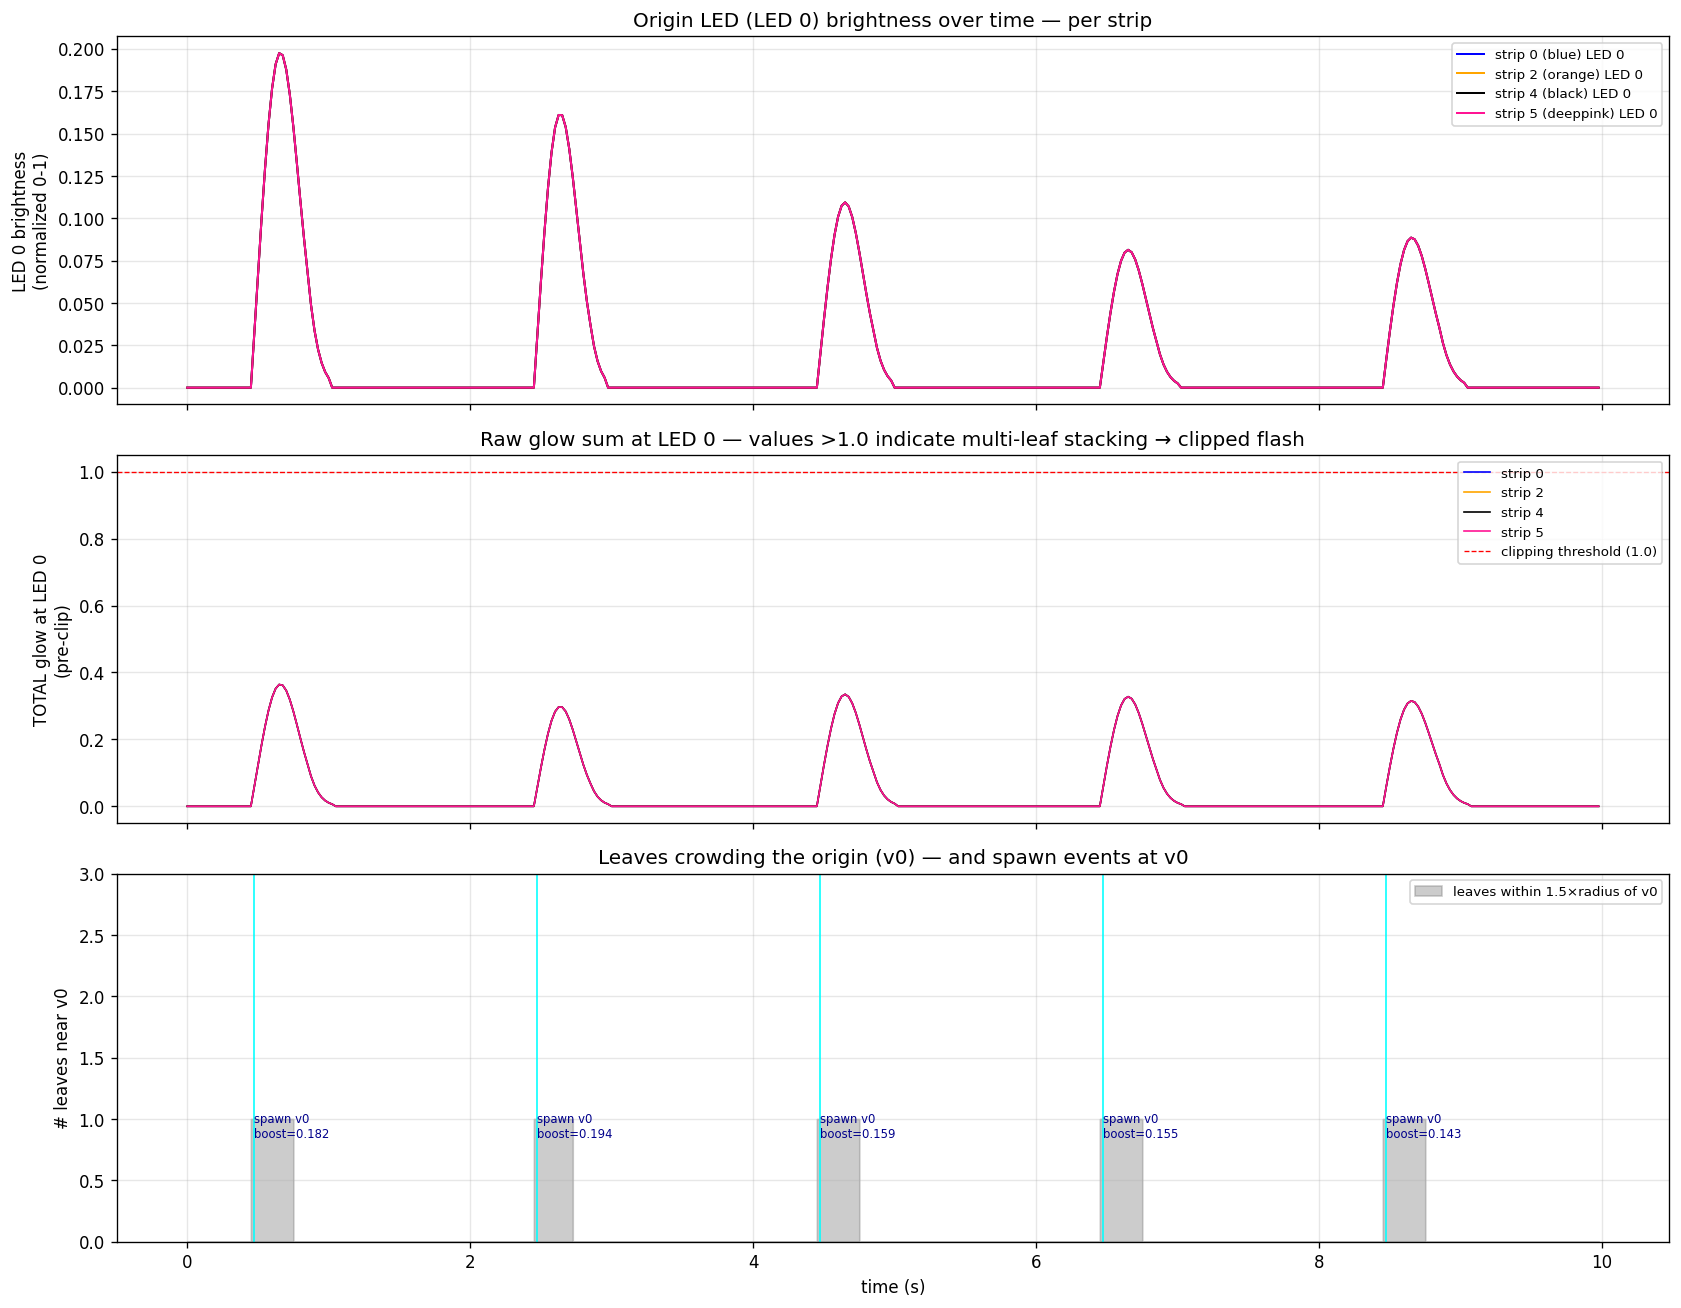

This figure's Python source:
#!/usr/bin/env python3
"""v3: investigate flashes near origin (vertex 0).

Reuses v2 sim, adds origin-specific diagnostics:
  - per-frame brightness at LED 0 on every strip (all strips start at v0)
  - sudden brightness spikes (jump >50% then drop back)
  - leaf count within glow radius of v0
  - boost magnitude vs steady-state velocity
"""
import math, random
import numpy as np
import matplotlib
matplotlib.use('Agg')
import matplotlib.pyplot as plt

OUT_DIR = '/Users/sethdrew/Documents/projects/led/festicorn/topo-tester'

VERTICES = [
    (0.00, 0.50), (0.25, 0.85), (0.50, 0.95), (0.78, 0.80),
    (0.95, 0.50), (0.55, 0.10), (0.25, 0.15),
]
STRIP_PATHS = {
    0: [(0.00,0.50), (0.25,0.15), (0.50,0.95), (0.95,0.50)],
    2: [(0.00,0.50), (0.25,0.85), (0.55,0.10), (0.72,0.70)],
    4: [(0.00,0.50), (0.78,0.80), (0.55,0.10), (0.40,0.12)],
    5: [(0.00,0.50), (0.95,0.50), (0.25,0.85)],
}
STRIP_COLORS = {0:'blue', 2:'orange', 4:'black', 5:'deeppink'}
ACTIVE_STRIPS = [0,2,4,5]
LEDS_PER_STRIP = 100

def interpolate_path(waypoints, n):
    cum=[0.0]
    for i in range(1,len(waypoints)):
        dx=waypoints[i][0]-waypoints[i-1][0]; dy=waypoints[i][1]-waypoints[i-1][1]
        cum.append(cum[-1]+math.sqrt(dx*dx+dy*dy))
    total=cum[-1]; pts=[]
    for i in range(n):
        t=i/(n-1); dist=t*total; seg=0
        for w in range(1,len(waypoints)):
            if dist<=cum[w] or w==len(waypoints)-1: seg=w-1; break
        sl=cum[seg+1]-cum[seg]
        frac=(dist-cum[seg])/sl if sl>1e-6 else 0.0
        frac=min(frac,1.0)
        x=waypoints[seg][0]+frac*(waypoints[seg+1][0]-waypoints[seg][0])
        y=waypoints[seg][1]+frac*(waypoints[seg+1][1]-waypoints[seg][1])
        pts.append((x,y))
    return pts
LED_POS = {s: np.array(interpolate_path(STRIP_PATHS[s], LEDS_PER_STRIP)) for s in ACTIVE_STRIPS}

LW_MAX_LEAVES=10; LW_GLOW_RADIUS=0.08
LW_GLOW_SQ2=2.0*LW_GLOW_RADIUS*LW_GLOW_RADIUS
LW_WIND_SPEED=0.35; LW_SPAWN_INTERVAL=0.5; LW_FADE_IN=0.4
LW_DAMPING=0.85; LW_TURBULENCE=0.3
LW_BOOST_SPEED=0.25; LW_BOOST_TC=1.5
LW_WIND_ANGLE=-45.0*math.pi/180.0
LW_SPAWN_VERTS=[0,1,4,5]
LW_PALETTE=[(255,140,20),(240,100,10),(220,60,5),(200,40,10),
            (180,30,5),(255,180,40),(160,25,5)]
WIND_DX=math.cos(LW_WIND_ANGLE); WIND_DY=math.sin(LW_WIND_ANGLE)

def lw_noise_1d(pos,t,seed):
    return (math.sin(pos*0.4+t*0.3+seed*7.3)*math.cos(pos*0.17-t*0.19+seed*3.1)
          + math.sin(pos*0.09+t*0.13+seed*1.7)*0.5)/1.5

class Leaf:
    __slots__=('x','y','vx','vy','bx','by','age','brightness',
               'r','g','b','active','id','spawn_vert','spawn_frame','die_frame',
               'spawn_speed','spawn_boost_mag')
    def __init__(self): self.active=False

random.seed(42)
def esp_random(): return random.randint(0,2**32-1)

leaves=[Leaf() for _ in range(LW_MAX_LEAVES)]
next_leaf_id=[0]; next_spawn_vert=[0]
spawned=[]
spawn_events=[]  # (frame, leaf_id, vert, boost_mag)

def spawn_leaf(frame):
    for lf in leaves:
        if lf.active: continue
        lf.active=True
        lf.id=next_leaf_id[0]; next_leaf_id[0]+=1
        vi=LW_SPAWN_VERTS[next_spawn_vert[0]]
        next_spawn_vert[0]=(next_spawn_vert[0]+1)%len(LW_SPAWN_VERTS)
        lf.spawn_vert=vi
        lf.x=VERTICES[vi][0]+((esp_random()%100)-50)/2000.0
        lf.y=VERTICES[vi][1]+((esp_random()%100)-50)/2000.0
        boost_mag=LW_BOOST_SPEED*(0.5+(esp_random()%100)/200.0)
        lf.bx=WIND_DX*boost_mag; lf.by=WIND_DY*boost_mag
        lf.vx=0.0; lf.vy=0.0; lf.age=0.0; lf.brightness=0.0
        ci=esp_random()%len(LW_PALETTE)
        lf.r,lf.g,lf.b=LW_PALETTE[ci]
        lf.spawn_frame=frame; lf.die_frame=None
        lf.spawn_boost_mag=boost_mag
        spawned.append({'id':lf.id,'vert':vi,'frame':frame,'boost_mag':boost_mag,
                        'leaf':lf, 'spawn_pos':(lf.x,lf.y)})
        spawn_events.append((frame, lf.id, vi, boost_mag))
        return

FPS=40; DT=0.025; DURATION=10.0
N_FRAMES=int(DURATION/DT); GLOBAL_SPEED=1.0
lw_time=0.0; lw_spawn_timer=0.0

# Per-frame brightness at LED 0 of each strip (the v0-anchored LED)
origin_led_brightness = {s: np.zeros(N_FRAMES) for s in ACTIVE_STRIPS}
origin_led_total_glow = {s: np.zeros(N_FRAMES) for s in ACTIVE_STRIPS}
leaves_near_v0_count = np.zeros(N_FRAMES, dtype=int)
leaf_velocities = {}  # leaf_id -> list of (frame, |v|, |v+b|)

V0 = VERTICES[0]

def render_frame(f):
    global lw_time, lw_spawn_timer
    dt=min(DT,0.1); spd=GLOBAL_SPEED
    lw_time+=dt*spd; lw_spawn_timer+=dt*spd
    interval=LW_SPAWN_INTERVAL/max(spd,0.1)
    while lw_spawn_timer>=interval:
        lw_spawn_timer-=interval; spawn_leaf(f)
    boost_decay=math.exp(-dt/LW_BOOST_TC)
    for i,lf in enumerate(leaves):
        if not lf.active: continue
        noise=lw_noise_1d(lf.x*5.0+lf.y*3.0, lw_time, i)
        speed_mult=max(0.1, 1.0+noise*LW_TURBULENCE)
        noise_perp=lw_noise_1d(lf.y*4.0-lf.x*2.0, lw_time+100.0, i+37)
        fx=WIND_DX*LW_WIND_SPEED*speed_mult*spd
        fy=WIND_DY*LW_WIND_SPEED*speed_mult*spd
        fx+=(-WIND_DY)*noise_perp*LW_WIND_SPEED*0.3*spd
        fy+=( WIND_DX)*noise_perp*LW_WIND_SPEED*0.3*spd
        lf.vx=lf.vx*LW_DAMPING + fx*(1.0-LW_DAMPING)
        lf.vy=lf.vy*LW_DAMPING + fy*(1.0-LW_DAMPING)
        lf.bx*=boost_decay; lf.by*=boost_decay
        lf.x+=(lf.vx+lf.bx)*dt; lf.y+=(lf.vy+lf.by)*dt
        lf.age+=dt
        lf.brightness=(lf.age/LW_FADE_IN) if lf.age<LW_FADE_IN else 1.0
        v_mag=math.sqrt(lf.vx*lf.vx+lf.vy*lf.vy)
        vb_mag=math.sqrt((lf.vx+lf.bx)**2+(lf.vy+lf.by)**2)
        leaf_velocities.setdefault(lf.id, []).append((f, v_mag, vb_mag, lf.brightness))
        if lf.x<-0.05 or lf.x>1.05 or lf.y<-0.05 or lf.y>1.05:
            lf.active=False; lf.die_frame=f

    # Count leaves currently within glow_radius of v0
    near = 0
    for lf in leaves:
        if not lf.active: continue
        d = math.sqrt((lf.x-V0[0])**2 + (lf.y-V0[1])**2)
        if d <= LW_GLOW_RADIUS * 1.5:  # 1.5x for "near"
            near += 1
    leaves_near_v0_count[f] = near

    # Render only LED 0 per strip (origin-anchored) and full hist briefly
    active=[lf for lf in leaves if lf.active]
    for s in ACTIVE_STRIPS:
        pos = LED_POS[s][0]  # LED 0
        total_glow=0.0; cr=cg=cb=0.0
        for lf in active:
            dx=pos[0]-lf.x; dy=pos[1]-lf.y
            distSq=dx*dx+dy*dy
            intensity=math.exp(-distSq/LW_GLOW_SQ2)*lf.brightness
            if intensity<0.005: continue
            total_glow+=intensity
            cr+=intensity*lf.r; cg+=intensity*lf.g; cb+=intensity*lf.b
        origin_led_total_glow[s][f] = total_glow
        if total_glow > 0.01:
            bright = min(total_glow, 1.0)
            cr/=total_glow; cg/=total_glow; cb/=total_glow
            # sum of channels / 765 = normalized luminosity approximation
            origin_led_brightness[s][f] = (cr+cg+cb)*bright / 765.0

for f in range(N_FRAMES): render_frame(f)
for lf in leaves:
    if lf.active and lf.die_frame is None: lf.die_frame=N_FRAMES-1

# ── Detect brightness spikes (>50% jump then drop within 3 frames) ───
spikes = {s: [] for s in ACTIVE_STRIPS}
for s in ACTIVE_STRIPS:
    b = origin_led_brightness[s]
    for f in range(2, N_FRAMES-3):
        jump = b[f] - b[f-1]
        if jump > 0.15 and b[f] > 0.3:
            # check if it drops back within 3 frames
            future_min = b[f+1:f+4].min() if f+4 <= N_FRAMES else b[f+1:].min()
            if future_min < b[f] * 0.5:
                spikes[s].append((f, b[f-1], b[f], future_min))

# Glow stacking detection: total_glow > 1.0 means saturation/clipping
saturation = {s: int((origin_led_total_glow[s] > 1.0).sum()) for s in ACTIVE_STRIPS}
peak_glow = {s: float(origin_led_total_glow[s].max()) for s in ACTIVE_STRIPS}

# ── Plot ────────────────────────────────────────────────────────
fig, axes = plt.subplots(3, 1, figsize=(14, 11), sharex=True)
times = np.arange(N_FRAMES) * DT

# Panel 1: brightness at origin LED per strip
ax = axes[0]
for s in ACTIVE_STRIPS:
    ax.plot(times, origin_led_brightness[s], label=f'strip {s} ({STRIP_COLORS[s]}) LED 0',
            color=STRIP_COLORS[s], lw=1.2)
ax.set_ylabel('LED 0 brightness\n(normalized 0-1)')
ax.set_title('Origin LED (LED 0) brightness over time — per strip')
ax.legend(loc='upper right', fontsize=8)
ax.grid(alpha=0.3)
# mark spike events
for s in ACTIVE_STRIPS:
    for (f, b_prev, b_peak, b_after) in spikes[s]:
        ax.axvline(f*DT, color=STRIP_COLORS[s], alpha=0.3, lw=0.5)

# Panel 2: total un-clipped glow at LED 0 (shows stacking)
ax = axes[1]
for s in ACTIVE_STRIPS:
    ax.plot(times, origin_led_total_glow[s], label=f'strip {s}',
            color=STRIP_COLORS[s], lw=1.0)
ax.axhline(1.0, color='red', ls='--', lw=0.8, label='clipping threshold (1.0)')
ax.set_ylabel('TOTAL glow at LED 0\n(pre-clip)')
ax.set_title('Raw glow sum at LED 0 — values >1.0 indicate multi-leaf stacking → clipped flash')
ax.legend(loc='upper right', fontsize=8)
ax.grid(alpha=0.3)

# Panel 3: leaves currently within 1.5×glow_radius of v0, plus spawn events at v0
ax = axes[2]
ax.fill_between(times, 0, leaves_near_v0_count, color='gray', alpha=0.4,
                step='pre', label='leaves within 1.5×radius of v0')
ax.set_ylabel('# leaves near v0')
ax.set_xlabel('time (s)')
ax.set_title('Leaves crowding the origin (v0) — and spawn events at v0')
v0_spawns = [(f, bm) for (f, lid, vi, bm) in spawn_events if vi == 0]
for (f, bm) in v0_spawns:
    ax.axvline(f*DT, color='cyan', alpha=0.8, lw=1.2)
    ax.annotate(f'spawn v0\nboost={bm:.3f}', (f*DT, leaves_near_v0_count.max()*0.85),
                fontsize=7, color='darkblue', rotation=0)
ax.set_ylim(0, max(3, leaves_near_v0_count.max() + 1))
ax.legend(loc='upper right', fontsize=8)
ax.grid(alpha=0.3)

fig.tight_layout()
fig.savefig(f'{OUT_DIR}/qa_leaf_wind_v3_origin.png', dpi=120, bbox_inches='tight')
plt.close(fig)
print(f"Saved: {OUT_DIR}/qa_leaf_wind_v3_origin.png")

# ── Diagnostics ─────────────────────────────────────────────────
print("\n" + "="*70)
print("ORIGIN (v0 = 0.00, 0.50) DIAGNOSTICS")
print("="*70)
print(f"Spawn boost_mag range: {LW_BOOST_SPEED*0.5:.3f} to {LW_BOOST_SPEED*1.0:.3f} "
      f"(LW_BOOST_SPEED={LW_BOOST_SPEED}, jitter 0.5-1.0)")
print(f"Steady-state wind velocity (terminal): {LW_WIND_SPEED * 1.0:.3f} units/s "
      f"(terminal=fx since EMA settles to fx, i.e. WIND_SPEED at speed_mult=1)")
print(f"Initial frame displacement at spawn from boost only: "
      f"{LW_BOOST_SPEED * DT:.4f} units (one dt step)")
print(f"vs steady-state per-frame: {LW_WIND_SPEED * DT:.4f} units")
print(f"→ boost is {LW_BOOST_SPEED/LW_WIND_SPEED:.2f}x the wind speed → "
      f"initial motion is dominated by boost for ~{LW_BOOST_TC:.1f}s TC")

# Spawn-velocity sanity
print("\nSpawn-frame velocity (|v+b|) per leaf:")
for rec in spawned[:8]:
    lid = rec['id']
    vels = leaf_velocities.get(lid, [])
    if not vels: continue
    f0 = vels[0]
    # mid-life velocity (frame 40 after spawn or earlier)
    mid_idx = min(40, len(vels)-1)
    fmid = vels[mid_idx]
    print(f"  #{lid:2d} v{rec['vert']}: spawn |v+b|={f0[2]:.3f} "
          f"(|v|={f0[1]:.3f}), mid |v+b|={fmid[2]:.3f}, boost_mag={rec['boost_mag']:.3f}")

print(f"\nv0 spawns total: {len(v0_spawns)} → boost magnitudes: "
      f"{[f'{bm:.3f}' for (_,bm) in v0_spawns]}")

print(f"\nMax simultaneous leaves within 1.5×glow of v0: {leaves_near_v0_count.max()}")
print(f"Frames with ≥2 leaves near v0: "
      f"{int((leaves_near_v0_count >= 2).sum())} / {N_FRAMES}")
print(f"Frames with ≥3 leaves near v0: "
      f"{int((leaves_near_v0_count >= 3).sum())} / {N_FRAMES}")

print(f"\nGlow stacking at LED 0 (origin):")
for s in ACTIVE_STRIPS:
    print(f"  strip {s}: peak total glow = {peak_glow[s]:.3f} "
          f"({'CLIPPED' if peak_glow[s] > 1.0 else 'no clip'}), "
          f"{saturation[s]}/{N_FRAMES} frames saturated")

print(f"\nDetected brightness spikes (>50% jump up, drop back within 3 frames):")
total_spikes = sum(len(s) for s in spikes.values())
print(f"  Total: {total_spikes}")
for s in ACTIVE_STRIPS:
    for (f, b_prev, b_peak, b_after) in spikes[s]:
        print(f"  strip {s} t={f*DT:.2f}s: {b_prev:.2f} → {b_peak:.2f} → {b_after:.2f} "
              f"(jump+{b_peak-b_prev:+.2f}, then drop {b_peak-b_after:+.2f})")

# Boost-flash analysis: brightness at spawn frame for v0 spawns
print(f"\nBrightness at LED 0 over first 0.5s of each v0 spawn:")
for (sf, lid, vi, bm) in spawn_events:
    if vi != 0: continue
    end_f = min(sf + 20, N_FRAMES)
    for s in ACTIVE_STRIPS:
        peak = origin_led_total_glow[s][sf:end_f].max()
        peak_f = sf + int(np.argmax(origin_led_total_glow[s][sf:end_f]))
        if peak > 0.5:
            print(f"  spawn #{lid} v0 @ t={sf*DT:.2f}s, boost={bm:.3f}: "
                  f"strip {s} LED 0 peak glow={peak:.2f} at t+{(peak_f-sf)*DT:.2f}s")
